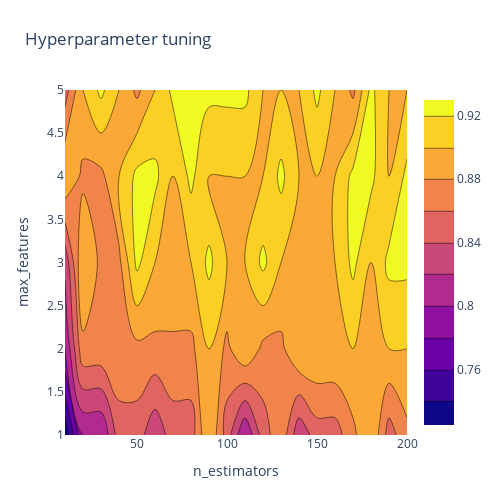

Notebook cell for this chart:
### Code cell
import plotly.graph_objects as go

layout = go.Layout(
              xaxis=go.layout.XAxis(
              title=go.layout.xaxis.Title(
              text='n_estimators')
             ),
             yaxis=go.layout.YAxis(
              title=go.layout.yaxis.Title(
              text='max_features') 
            ))
fig = go.Figure(data = [go.Contour(z=z,x=x,y=y)], layout = layout)

fig.update_layout(title = 'Hyperparameter tuning', autosize = False, width = 500, height = 500, margin = dict(l=65,r=50,b=65,t=90))
fig.show()

### Figure 1 — Plotly figure (JSON) as saved in the notebook; plotly's stock layout.template omitted (floating-point values rounded to 4 significant figures)
{"data": [{"type": "contour", "x": [10, 20, 30, 40, 50, 60, 70, 80, 90, 100, 110, 120, 130, 140, 150, 160, 170, 180, 190, 200], "y": [1, 2, 3, 4, 5], "z": [[0.725, 0.8, 0.8, 0.85, 0.85, 0.825, 0.85, 0.85, 0.9, 0.85, 0.8, 0.85, 0.875, 0.825, 0.85, 0.85, 0.875, 0.9, 0.85, 0.875], [0.8, 0.875, 0.875, 0.875, 0.875, 0.875, 0.875, 0.875, 0.9, 0.875, 0.9, 0.875, 0.875, 0.9, 0.9, 0.9, 0.9, 0.9, 0.9, 0.9], [0.825, 0.9, 0.875, 0.875, 0.925, 0.9, 0.9, 0.9, 0.925, 0.9, 0.9, 0.925, 0.9, 0.9, 0.9, 0.9, 0.925, 0.9, 0.925, 0.925], [0.9, 0.875, 0.875, 0.9, 0.925, 0.925, 0.9, 0.925, 0.9, 0.9, 0.9, 0.9, 0.925, 0.9, 0.9, 0.9, 0.925, 0.925, 0.9, 0.925], [0.85, 0.9, 0.925, 0.9, 0.875, 0.9, 0.925, 0.925, 0.925, 0.925, 0.925, 0.9, 0.9, 0.9, 0.925, 0.9, 0.875, 0.925, 0.9, 0.9]]}], "layout": {"autosize": false, "height": 500, "margin": {"b": 65, "l": 65, "r": 50, "t": 90}, "title": {"text": "Hyperparameter tuning"}, "width": 500, "xaxis": {"title": {"text": "n_estimators"}}, "yaxis": {"title": {"text": "max_features"}}}}
